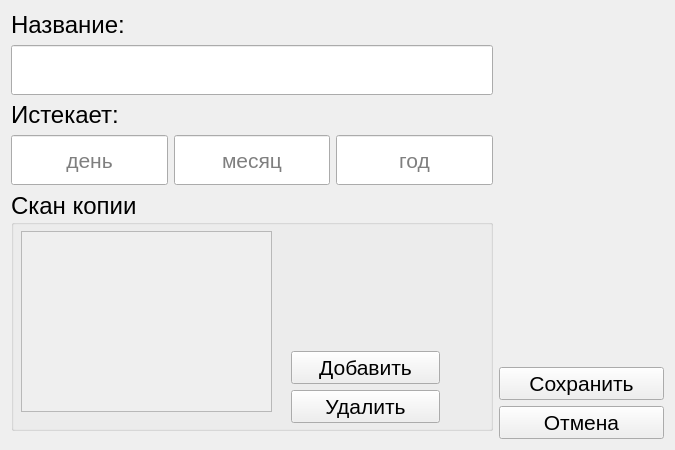
<?xml version="1.0" encoding="UTF-8"?>
<ui version="4.0">
 <class>NewDocument</class>
 <widget class="QDialog" name="NewDocument">
  <property name="geometry">
   <rect>
    <x>0</x>
    <y>0</y>
    <width>675</width>
    <height>450</height>
   </rect>
  </property>
  <property name="minimumSize">
   <size>
    <width>675</width>
    <height>0</height>
   </size>
  </property>
  <property name="windowTitle">
   <string>Добавить Документ</string>
  </property>
  <property name="windowIcon">
   <iconset resource="assets/res.qrc">
    <normaloff>:/window-icons/doc.png</normaloff>:/window-icons/doc.png</iconset>
  </property>
  <layout class="QHBoxLayout" name="horizontalLayout_2">
   <item>
    <layout class="QVBoxLayout" name="verticalLayout_5">
     <item>
      <widget class="QLabel" name="label_2">
       <property name="font">
        <font>
         <pointsize>18</pointsize>
        </font>
       </property>
       <property name="text">
        <string>Название:</string>
       </property>
      </widget>
     </item>
     <item>
      <widget class="QLineEdit" name="Name">
       <property name="enabled">
        <bool>true</bool>
       </property>
       <property name="minimumSize">
        <size>
         <width>0</width>
         <height>50</height>
        </size>
       </property>
       <property name="font">
        <font>
         <pointsize>16</pointsize>
        </font>
       </property>
       <property name="styleSheet">
        <string notr="true">color:black;</string>
       </property>
      </widget>
     </item>
     <item>
      <widget class="QLabel" name="label_3">
       <property name="font">
        <font>
         <pointsize>18</pointsize>
        </font>
       </property>
       <property name="text">
        <string>Истекает:</string>
       </property>
      </widget>
     </item>
     <item>
      <layout class="QHBoxLayout" name="horizontalLayout">
       <item>
        <widget class="QLineEdit" name="Day">
         <property name="enabled">
          <bool>true</bool>
         </property>
         <property name="minimumSize">
          <size>
           <width>0</width>
           <height>50</height>
          </size>
         </property>
         <property name="baseSize">
          <size>
           <width>0</width>
           <height>31</height>
          </size>
         </property>
         <property name="font">
          <font>
           <pointsize>16</pointsize>
          </font>
         </property>
         <property name="styleSheet">
          <string notr="true">color:black;</string>
         </property>
         <property name="text">
          <string/>
         </property>
         <property name="alignment">
          <set>Qt::AlignCenter</set>
         </property>
         <property name="placeholderText">
          <string>день</string>
         </property>
        </widget>
       </item>
       <item>
        <widget class="QLineEdit" name="Month">
         <property name="enabled">
          <bool>true</bool>
         </property>
         <property name="minimumSize">
          <size>
           <width>0</width>
           <height>50</height>
          </size>
         </property>
         <property name="font">
          <font>
           <pointsize>16</pointsize>
          </font>
         </property>
         <property name="styleSheet">
          <string notr="true">color:black;</string>
         </property>
         <property name="text">
          <string/>
         </property>
         <property name="alignment">
          <set>Qt::AlignCenter</set>
         </property>
         <property name="placeholderText">
          <string>месяц</string>
         </property>
        </widget>
       </item>
       <item>
        <widget class="QLineEdit" name="Year">
         <property name="enabled">
          <bool>true</bool>
         </property>
         <property name="minimumSize">
          <size>
           <width>0</width>
           <height>50</height>
          </size>
         </property>
         <property name="font">
          <font>
           <pointsize>16</pointsize>
          </font>
         </property>
         <property name="styleSheet">
          <string notr="true">color:black;</string>
         </property>
         <property name="text">
          <string/>
         </property>
         <property name="alignment">
          <set>Qt::AlignCenter</set>
         </property>
         <property name="placeholderText">
          <string>год</string>
         </property>
        </widget>
       </item>
      </layout>
     </item>
     <item>
      <widget class="QGroupBox" name="groupBox_3">
       <property name="minimumSize">
        <size>
         <width>0</width>
         <height>240</height>
        </size>
       </property>
       <property name="font">
        <font>
         <pointsize>18</pointsize>
        </font>
       </property>
       <property name="title">
        <string>Скан копии</string>
       </property>
       <widget class="CustomListWidget" name="Scans">
        <property name="geometry">
         <rect>
          <x>10</x>
          <y>40</y>
          <width>251</width>
          <height>181</height>
         </rect>
        </property>
        <property name="sizePolicy">
         <sizepolicy hsizetype="Preferred" vsizetype="MinimumExpanding">
          <horstretch>0</horstretch>
          <verstretch>0</verstretch>
         </sizepolicy>
        </property>
        <property name="styleSheet">
         <string notr="true"/>
        </property>
        <property name="frameShape">
         <enum>QFrame::StyledPanel</enum>
        </property>
        <property name="frameShadow">
         <enum>QFrame::Sunken</enum>
        </property>
        <property name="verticalScrollBarPolicy">
         <enum>Qt::ScrollBarAsNeeded</enum>
        </property>
        <property name="horizontalScrollBarPolicy">
         <enum>Qt::ScrollBarAsNeeded</enum>
        </property>
        <property name="widgetResizable">
         <bool>true</bool>
        </property>
        <property name="alignment">
         <set>Qt::AlignJustify|Qt::AlignTop</set>
        </property>
       </widget>
       <widget class="QWidget" name="layoutWidget_2">
        <property name="geometry">
         <rect>
          <x>280</x>
          <y>120</y>
          <width>149</width>
          <height>112</height>
         </rect>
        </property>
        <layout class="QVBoxLayout" name="verticalLayout">
         <item>
          <spacer name="verticalSpacer_3">
           <property name="orientation">
            <enum>Qt::Vertical</enum>
           </property>
           <property name="sizeHint" stdset="0">
            <size>
             <width>20</width>
             <height>40</height>
            </size>
           </property>
          </spacer>
         </item>
         <item>
          <widget class="QPushButton" name="addScan">
           <property name="font">
            <font>
             <pointsize>16</pointsize>
            </font>
           </property>
           <property name="focusPolicy">
            <enum>Qt::NoFocus</enum>
           </property>
           <property name="text">
            <string>Добавить</string>
           </property>
           <property name="checkable">
            <bool>false</bool>
           </property>
          </widget>
         </item>
         <item>
          <widget class="QPushButton" name="removeScan">
           <property name="font">
            <font>
             <pointsize>16</pointsize>
            </font>
           </property>
           <property name="focusPolicy">
            <enum>Qt::NoFocus</enum>
           </property>
           <property name="text">
            <string>Удалить</string>
           </property>
          </widget>
         </item>
        </layout>
       </widget>
      </widget>
     </item>
     <item>
      <spacer name="verticalSpacer">
       <property name="orientation">
        <enum>Qt::Vertical</enum>
       </property>
       <property name="sizeHint" stdset="0">
        <size>
         <width>20</width>
         <height>40</height>
        </size>
       </property>
      </spacer>
     </item>
    </layout>
   </item>
   <item>
    <spacer name="horizontalSpacer">
     <property name="orientation">
      <enum>Qt::Horizontal</enum>
     </property>
     <property name="sizeHint" stdset="0">
      <size>
       <width>40</width>
       <height>20</height>
      </size>
     </property>
    </spacer>
   </item>
   <item>
    <layout class="QVBoxLayout" name="verticalLayout_6">
     <item>
      <widget class="ClickablePicture" name="ScanImage">
       <property name="minimumSize">
        <size>
         <width>165</width>
         <height>150</height>
        </size>
       </property>
       <property name="cursor">
        <cursorShape>ArrowCursor</cursorShape>
       </property>
       <property name="autoFillBackground">
        <bool>false</bool>
       </property>
       <property name="styleSheet">
        <string notr="true"/>
       </property>
       <property name="text">
        <string/>
       </property>
       <property name="scaledContents">
        <bool>false</bool>
       </property>
       <property name="alignment">
        <set>Qt::AlignCenter</set>
       </property>
      </widget>
     </item>
     <item>
      <spacer name="verticalSpacer_2">
       <property name="orientation">
        <enum>Qt::Vertical</enum>
       </property>
       <property name="sizeHint" stdset="0">
        <size>
         <width>20</width>
         <height>40</height>
        </size>
       </property>
      </spacer>
     </item>
     <item>
      <layout class="QVBoxLayout" name="verticalLayout_2">
       <item>
        <widget class="QPushButton" name="save">
         <property name="font">
          <font>
           <pointsize>16</pointsize>
          </font>
         </property>
         <property name="focusPolicy">
          <enum>Qt::NoFocus</enum>
         </property>
         <property name="text">
          <string>Сохранить</string>
         </property>
        </widget>
       </item>
       <item>
        <widget class="QPushButton" name="cansel">
         <property name="font">
          <font>
           <pointsize>16</pointsize>
          </font>
         </property>
         <property name="focusPolicy">
          <enum>Qt::NoFocus</enum>
         </property>
         <property name="text">
          <string>Отмена</string>
         </property>
        </widget>
       </item>
      </layout>
     </item>
    </layout>
   </item>
  </layout>
 </widget>
 <customwidgets>
  <customwidget>
   <class>CustomListWidget</class>
   <extends>QScrollArea</extends>
   <header>CustomListWidget.h</header>
   <container>1</container>
  </customwidget>
  <customwidget>
   <class>ClickablePicture</class>
   <extends>QLabel</extends>
   <header>ClickablePicture.h</header>
  </customwidget>
 </customwidgets>
 <resources>
  <include location="assets/res.qrc"/>
 </resources>
 <connections/>
</ui>
